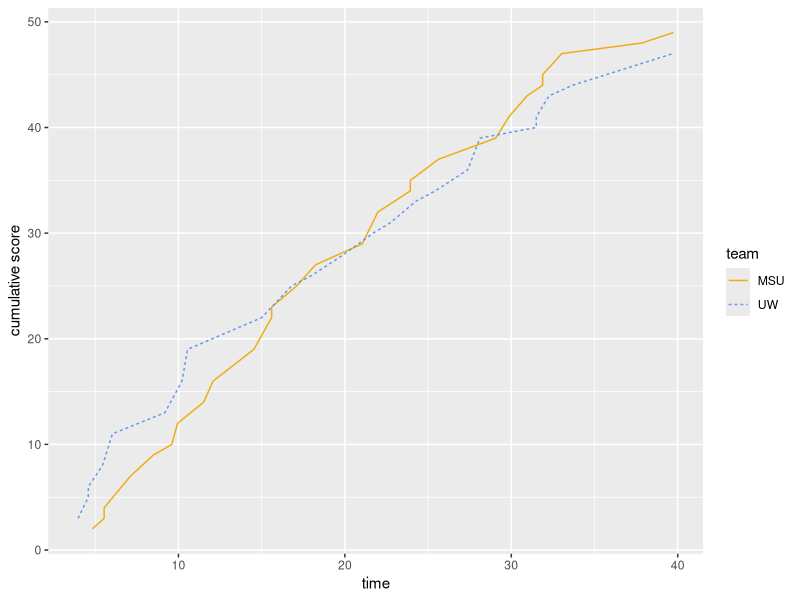

Reproduce this figure in R.
## Biocomputing - Exercise 10
## Using control structures in R 
## 29 November 2022 - Catherine Andreadis 

#-------------------------------------------------------------------------------

#Set working directory

setwd("/Users/catherineandreadis/Desktop/biocomputing/Biocomputing_Ex10")
getwd()
list.files()

#Load packages 
library(dplyr)
library(tidyverse)
library(ggplot2)

#1. Generate a line graph that depicts the cumulative score for U of Wisconsin 
# and Michigan State University during a basketball game as a function of time 
# in the game. 

#First, download and inspect the data:
basketball <- read.table("UWvMSU_1-22-13.txt", header = TRUE)


#Then, generate a dataframe where scores are cumulative for each team over time 


#Separate both into 2 dataframes by team, I personally find this easier to work 
#with 
UW <- basketball[basketball$team ==  "UW",]
MSU <- basketball[basketball$team == "MSU",]

#Do the cumulative score for each team over the course of the game, I've 
#used the dplyr syntax before and find it works for me
UW_2 <- UW %>% mutate(cum_score = cumsum(score))
MSU_2 <- MSU %>% mutate(cum_score = cumsum(score))

#Combine the two datasets into a new dataframe
new_basketball <- rbind(UW_2,MSU_2)

#Make the graph 
ggplot(new_basketball, aes(x=time, y=cum_score))+
  geom_line(aes(color = team, linetype = team))+
  scale_color_manual(values = c("darkgoldenrod2", "cornflowerblue"))+
  ylab("cumulative score")
  theme_classic()


#2. Write a game called "guess my number". The computer will generate a random 
#number between 1 and 100. The user types in a number and the computer replies 
#lower if the random number is lower than the guess, "higher" if the random 
#number is higher, and "correct"! if the guess is correct. The player 
#can continue guessing up to 10 times. 

#set the number of maximum guesses 

Maxguesses=10 


#Make the game

guess_my_number <- function (input){
  number <- sample (1:100, 1)
  guessCount = 0
  guessLimit = 10

 if (input == number)
    print("correct!")
  else if (input > number)
    print("lower")
  else if (input < number)
    print("higher")
}
  

guess_my_number(99)
guess_my_number(89)
